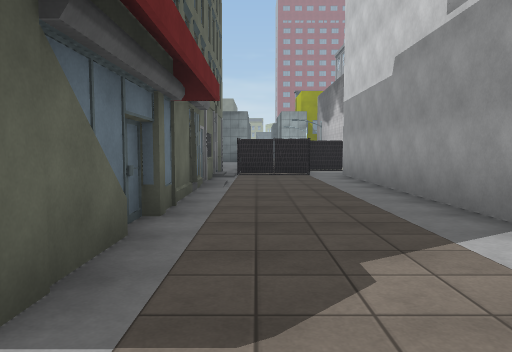
View 1 (above)

24 first-person views from a walk through a scene from a Unity 3-D project. The camera is 1.4 m above the floor, tilts 4° down and sees 70° across. The floor is counted in squares, 2 m on a side. Each view is taken from the middle of a square. On the plan, view 1 faces up. The plan holds only what a view shows up to about 11 squares ahead; the rest is blank. The place goes on beyond the plan. The player character is not drawn. Some animated figures are left out. Some surface patterns are stand-ins.

View 2
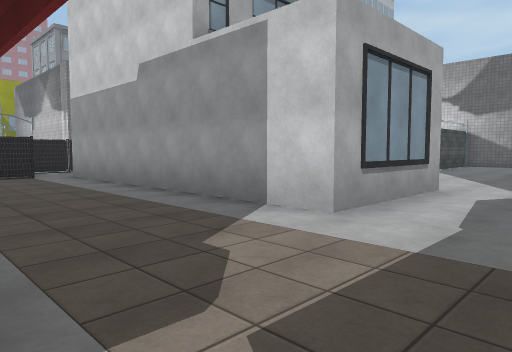

View 3
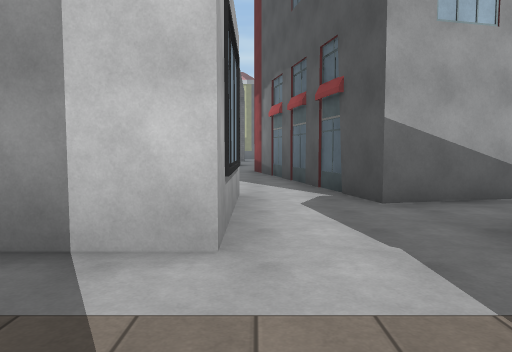

View 4
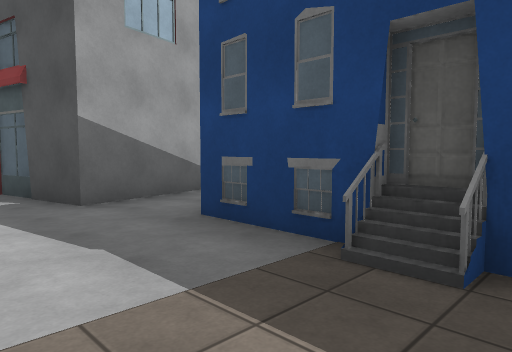

View 5
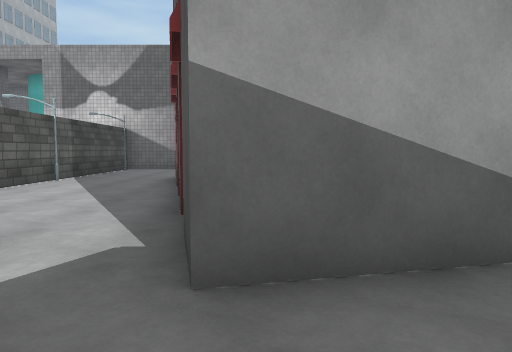

View 6
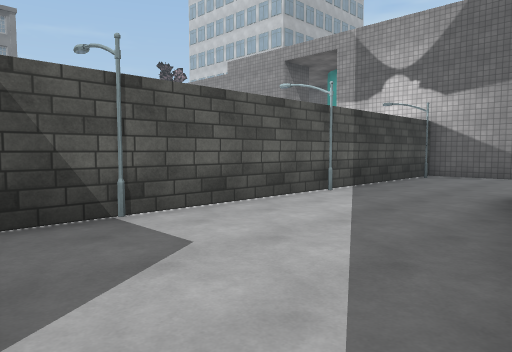

View 7
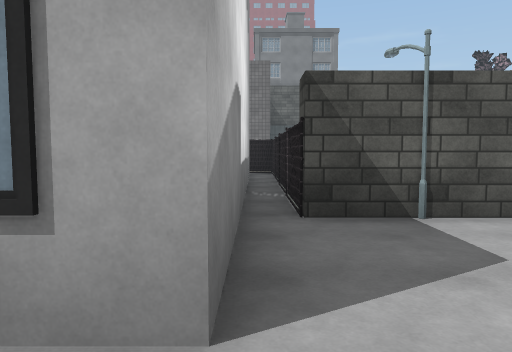

View 8
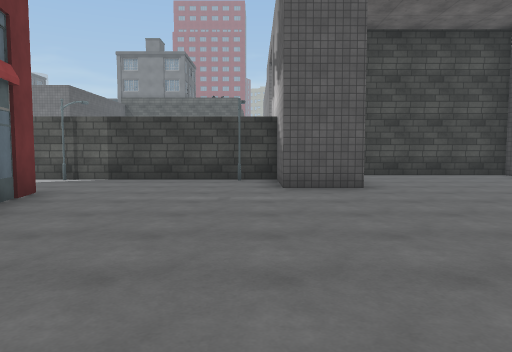

View 9
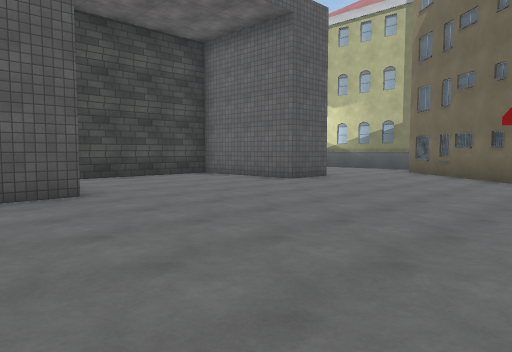

View 10
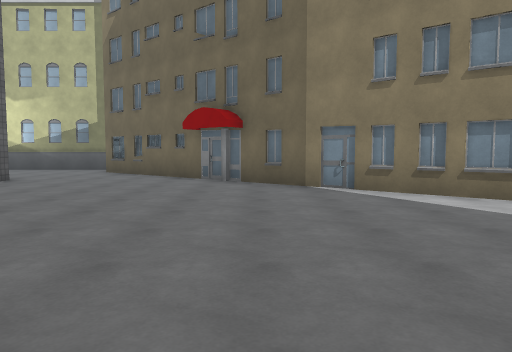

View 11
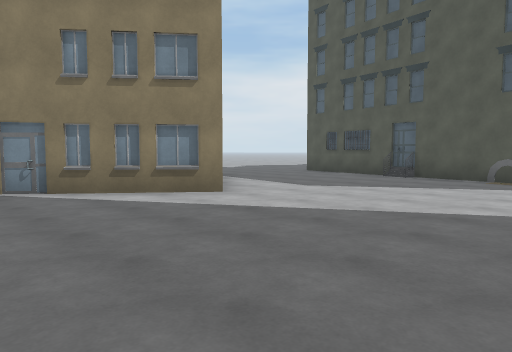

View 12
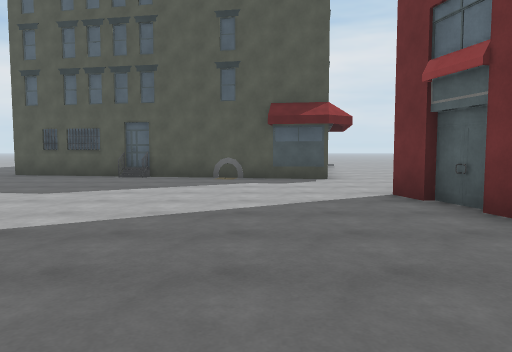

View 13
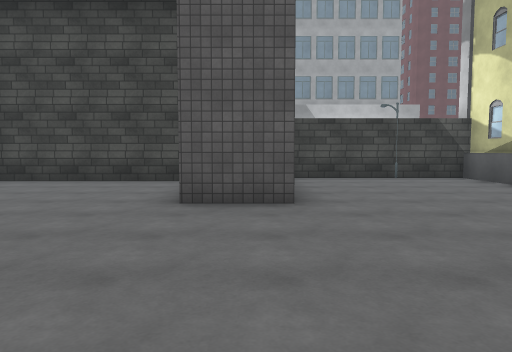

View 14
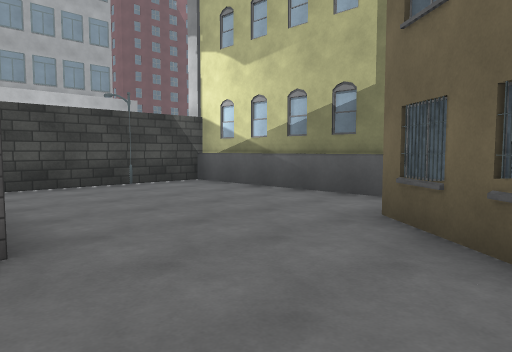

View 15
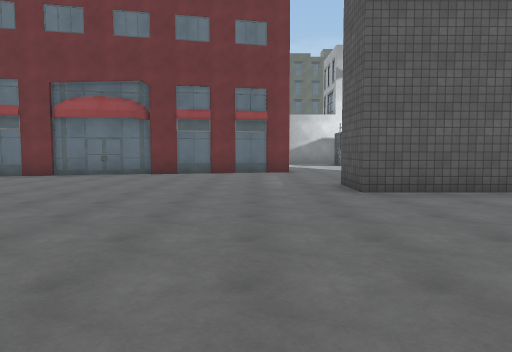

View 16
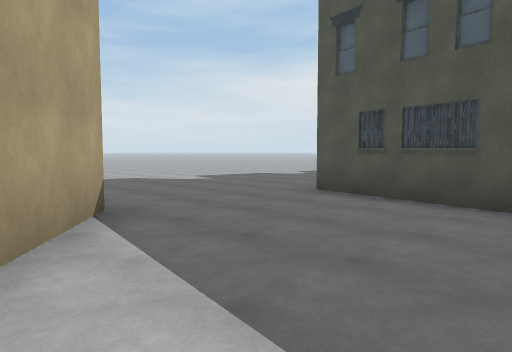

View 17
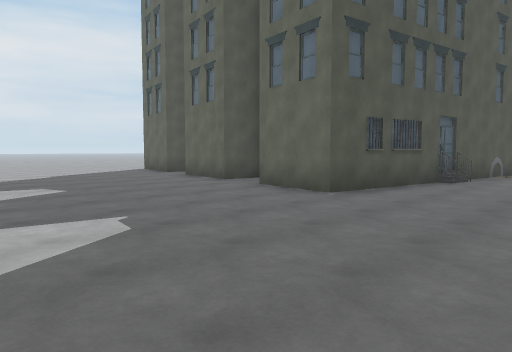

View 18
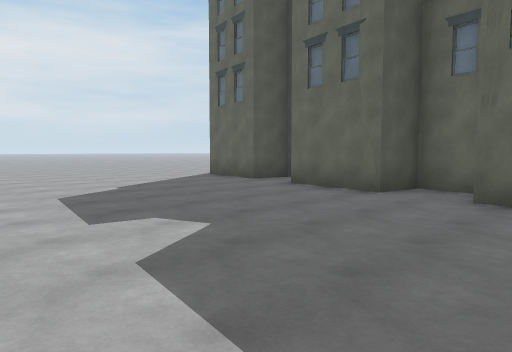

View 19
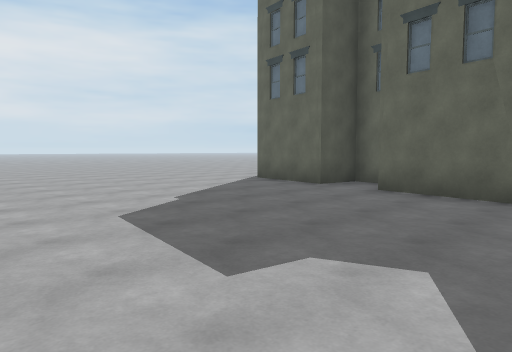

View 20
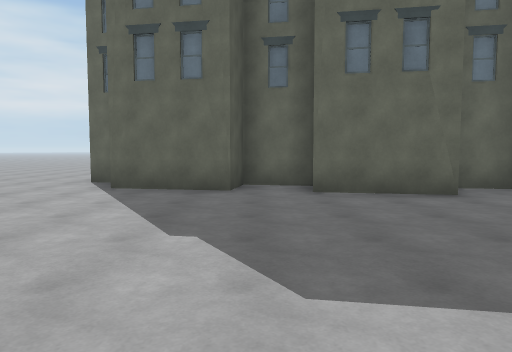

View 21
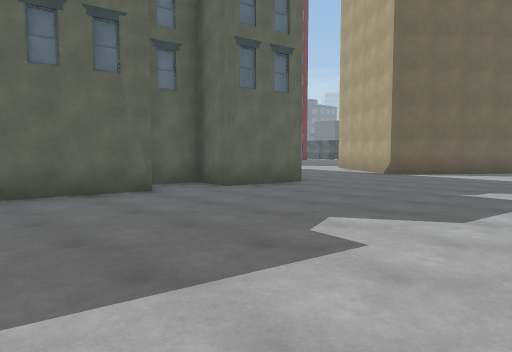

View 22
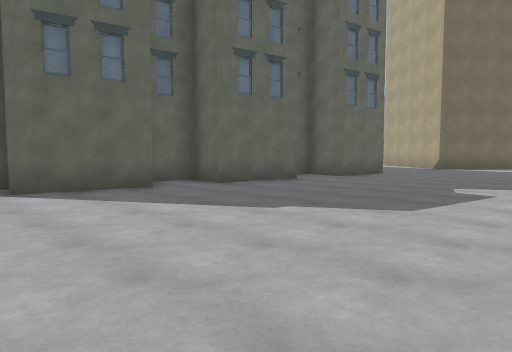

View 23
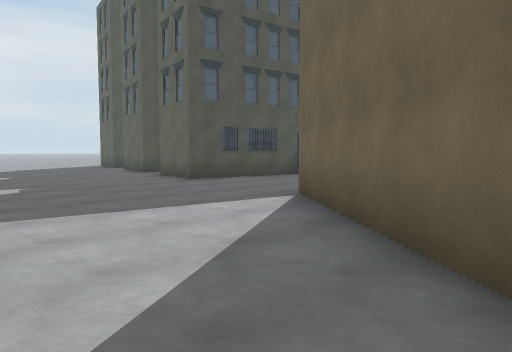

View 24
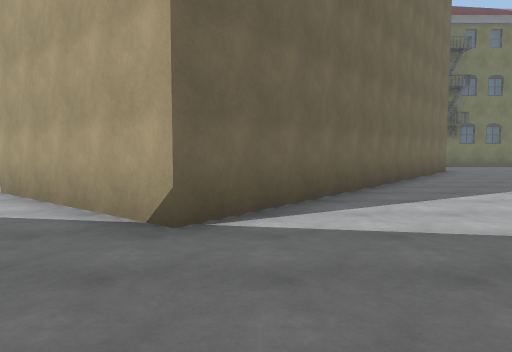

### Floor plan
Key: @ floor where view 1 was taken; # wall or solid block; . floor; / step, stairs or slope; B building; S streetlight.
Columns run from 1 left of view 1 to 29 right of it. Each row starts with its distance up from view 1.
 11 B##.. B.#
 10 /...#  .#
  9 #...#  .#
  8 #...#  .#                 #####
  7 #...#  .#          ###### ...S.
  6 #...#  .#          #....# .....
  5 #...#  .#S##S####S##....# .....
  4 #...#  ...........##....# .....
  3 #...#  ...........##....##.....
  2 #............#.................
  1 .........#####..............B#
  0 .@B...B#      ..............##
 -1  ####.##      #............##
 -2               #...........##
 -3               #..........##   #
 -4               #.........##   ##
 -5               ##........#   ##.
 -6                #.......##  ##..
 -7                #......##  ##...
 -8                #.......####....
 -9                 .........##....
-10                ................
-11                ................
-12                ..#.............
-13               ..   #####.......
-14               ..       # ......
-15                        ##......
-16                        #.......
-17                        ##......
-18                        ##......
-19                       ###......
-20                       #........
-21                       ##.......
-22                       ##.......
-23                       #........
-24                       .........

Where each view was taken, in squares from view 1:
view 1: 0 up, 0 right, facing up
view 2: 0 up, 1 left, facing up-right
view 3: 2 up, 0 right, facing right
view 4: 2 up, 0 right, facing down-right
view 5: 0 up, 3 right, facing right
view 6: 1 up, 6 right, facing up-right
view 7: 1 up, 6 right, facing up
view 8: 4 down, 16 right, facing up
view 9: 3 down, 16 right, facing up-right
view 10: 3 down, 16 right, facing right
view 11: 3 down, 16 right, facing down-right
view 12: 3 down, 17 right, facing down
view 13: 2 down, 24 right, facing up
view 14: 0 up, 24 right, facing up-right
view 15: 1 up, 24 right, facing left
view 16: 8 down, 20 right, facing down-right
view 17: 10 down, 29 right, facing down-left
view 18: 14 down, 29 right, facing down-left
view 19: 16 down, 29 right, facing down-left
view 20: 20 down, 29 right, facing left
view 21: 20 down, 29 right, facing up-left
view 22: 24 down, 29 right, facing up-left
view 23: 6 down, 29 right, facing down-left
view 24: 13 down, 25 right, facing up
